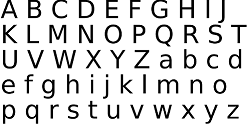
%> input picture svgTest.png, 247 x 124 px
$ octave thesisCreateExampleImages.m   (GNU Octave 9; MATLAB toolbox functions it lacks are replaced by stand-ins)
%> lines starting %> are read from the running program, lines starting %| are printed output that depends on the picture
img = imread('svgTest.png');
%> img is the input picture: size 124x247x3 uint8; min 0, max 255, mean 216.6
hold on

half = imresize(img,0.5);
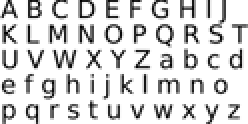
%> half: size 62x124x3 uint8 (shown 2 times larger); min 0, max 255, mean 215.2
double = imresize(half,2);
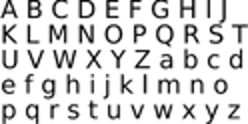
%> double: size 124x248x3 uint8; min 0, max 255, mean 214.1
%imshow(double)

quarter = imresize(img,0.25);
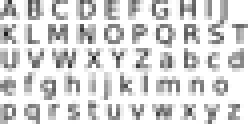
%> quarter: size 31x62x3 uint8 (shown 4 times larger); min 29, max 255, mean 214.7
quadruple = imresize(quarter,4);
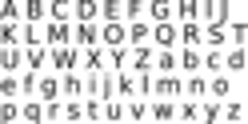
%> quadruple: size 124x248x3 uint8; min 34, max 255, mean 213.7
%imshow(quadruple)

fifth = imresize(img, 0.2);
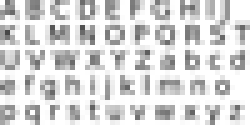
%> fifth: size 25x50x3 uint8 (shown 5 times larger); min 72, max 255, mean 215.2
quintuple = imresize(fifth,5);
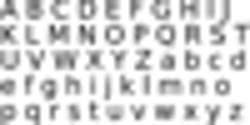
%> quintuple: size 125x250x3 uint8; min 70, max 255, mean 214.5
imshow(quintuple)

$ run again, with OriginalMemory.png copied over svgTest.png
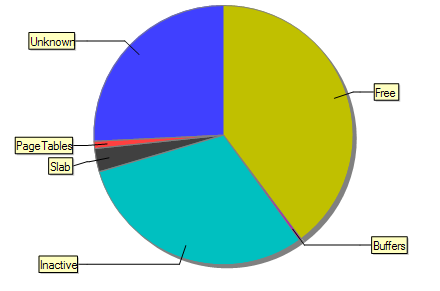
%> input picture OriginalMemory.png, 440 x 291 px
%> img is the input picture: size 291x440x3 uint8; mean R, G, B 185.5, 208.6, 196.2
%> `quarter = imresize(img,0.25);`:
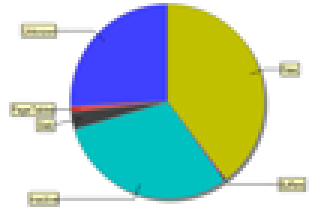
%> quarter: size 73x110x3 uint8 (shown 3 times larger); mean R, G, B 185.4, 208.4, 196
%> `quintuple = imresize(fifth,5);`:
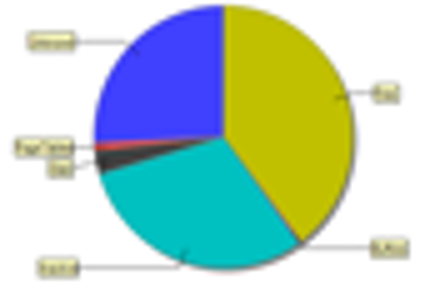
%> quintuple: size 295x440x3 uint8; mean R, G, B 185.3, 208.3, 195.9
